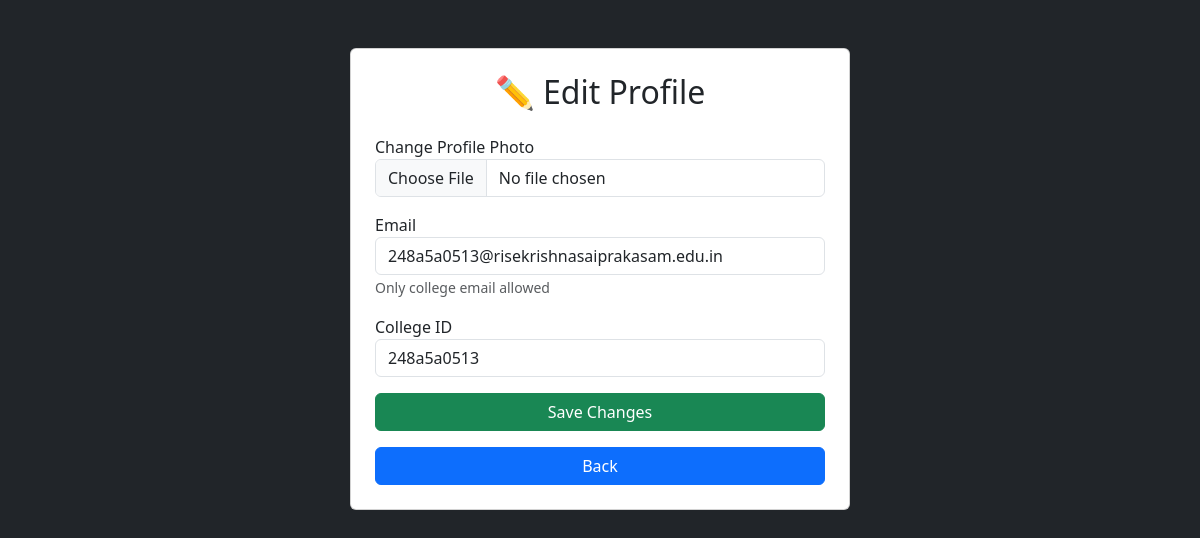
The app's page /edit_profile (signed in) with its own data.
### tables this page shows
CREATE TABLE users (
    id INTEGER PRIMARY KEY AUTOINCREMENT,
    username TEXT,
    password TEXT,
    image TEXT,
    college_id TEXT,
    email TEXT
);

### app.py (the view, shortened to what this page needs)
@app.route("/edit_profile", methods=["GET", "POST"])
def edit_profile():
    if "user" not in session:
        return redirect("/login")
    username = session["user"]
    conn = connect_db()
    cursor = conn.cursor()
    cursor.execute(
        """
        SELECT username, image, college_id, email
        FROM users
        WHERE username=?
        """,
        (username,)
    )
    user = cursor.fetchone()
    conn.close()
    return render_template("edit_profile.html", user=user)

### app.py (called while the page is built)
def connect_db():
    return sqlite3.connect("rides.db")

### templates/edit_profile.html (shortened to what this page needs)
<!DOCTYPE html>
<html>
<head>
    <link href="https://cdn.jsdelivr.net/npm/bootstrap@5.3.3/dist/css/bootstrap.min.css" rel="stylesheet">
</head>
<body class="bg-dark">
<div class="container mt-5">
<div class="card p-4 mx-auto" style="max-width:500px;">
<h2 class="text-center mb-4">
✏️ Edit Profile
</h2>
<form method="POST" enctype="multipart/form-data">
<div class="mb-3">
    <label>Change Profile Photo</label>
    <input
        type="file"
        name="image"
        class="form-control">
</div>
<div class="mb-3">
<label>Email</label>
<input
type="email"
name="email"
class="form-control"
value="{{ user[3] }}"
required>
<small class="text-muted">
Only college email allowed
</small>
</div>
<div class="mb-3">
<label>College ID</label>
<input
type="text"
name="college_id"
class="form-control"
value="{{ user[2] }}"
required>
</div>
<button class="btn btn-success w-100">
Save Changes
</button>
</form>
<a href="/profile"
class="btn btn-primary mt-3">
Back
</a>
</div>
</div>
</body>
</html>

### records on screen
users: email "248a5a0513@risekrishnasaiprakasam.edu.in", college_id "248a5a0513"
